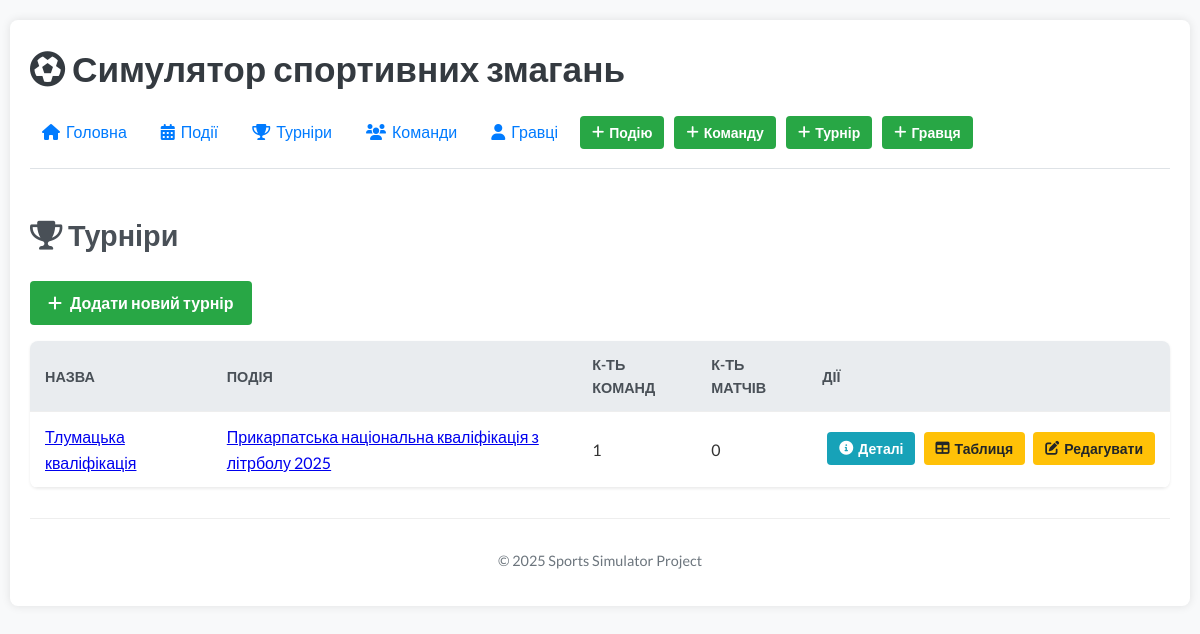
Page /simulator/tournaments/ on the earlier database version.
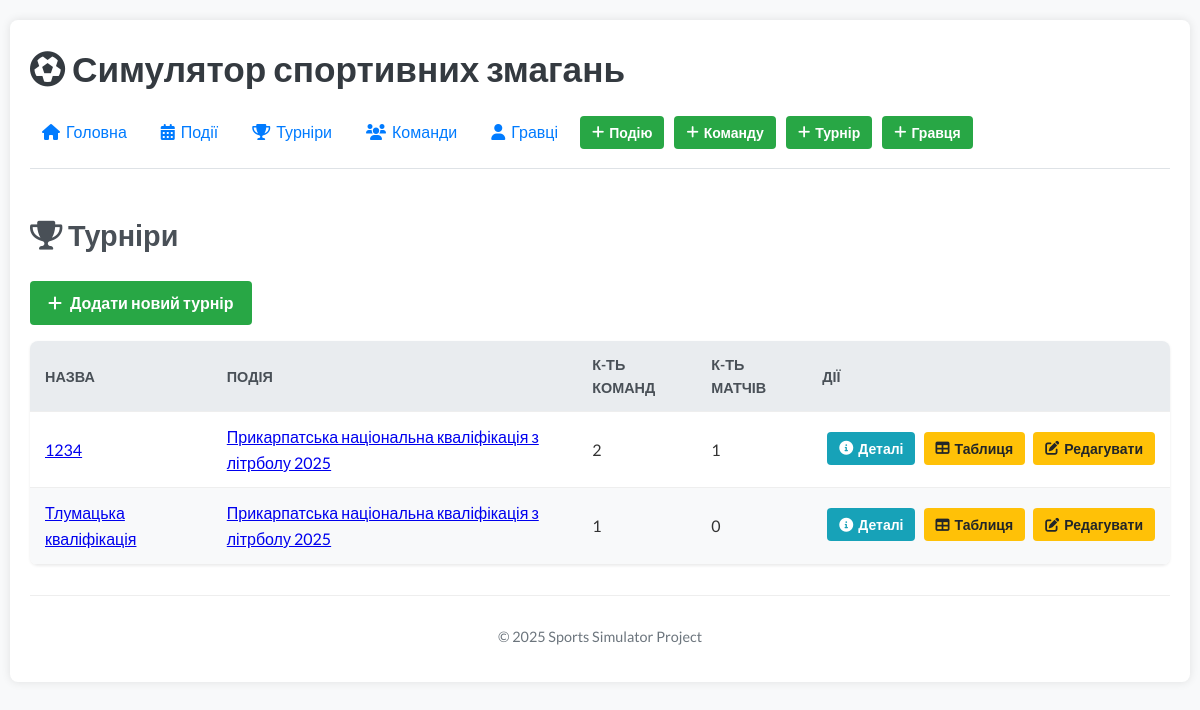
Same page on the later database version.
### simulator/models.py (models this page shows, shortened)
class BaseUUIDModel(models.Model):
    id = models.UUIDField(primary_key=True, default=uuid.uuid4, editable=False)
    class Meta:
        abstract = True

class Tournament(BaseUUIDModel):
    STATUS_PLANNED = 'planned'
    STATUS_ONGOING = 'ongoing'
    STATUS_FINISHED = 'finished'
    STATUS_CANCELLED = 'cancelled'
    STATUS_CHOICES = [
        (STATUS_PLANNED, 'Заплановано'),
        (STATUS_ONGOING, 'Триває'),
        (STATUS_FINISHED, 'Завершено'),
        (STATUS_CANCELLED, 'Скасовано'),
    ]
    name = models.CharField(max_length=255, verbose_name="Назва турніру")
    teams = models.ManyToManyField('Team', blank=True, related_name='tournaments', verbose_name="Команди-учасниці")
    standings = models.JSONField(
        default=dict, blank=True, verbose_name="Турнірна таблиця (авто)",
        help_text="Розраховується автоматично. Не редагуйте вручну."
    )
    event = models.ForeignKey(Event, on_delete=models.CASCADE, null=True, blank=True, related_name='tournaments', verbose_name="Подія")
    status = models.CharField(
        max_length=20,
        choices=STATUS_CHOICES,
        default=STATUS_PLANNED,
        verbose_name="Статус турніру"
    )
    winner = models.ForeignKey(
        'Team',
        on_delete=models.SET_NULL,
        null=True, blank=True,
        related_name='won_tournaments',
        verbose_name="Переможець турніру"
    )
    final_standings = models.JSONField(
        default=dict, blank=True, verbose_name="Фінальна таблиця (офіційна)",
        help_text="Ви можете скопіювати дані з автоматичної таблиці сюди і відредагувати вручну. Зберігайте валідну JSON структуру."
    )
    class Meta:
        verbose_name = "Турнір"
        verbose_name_plural = "Турніри"
        ordering = ['name']

class Event(BaseUUIDModel):
    STATUS_PLANNED = 'planned'
    STATUS_ONGOING = 'ongoing'
    STATUS_FINISHED = 'finished'
    STATUS_CANCELLED = 'cancelled'
    STATUS_CHOICES = [
        (STATUS_PLANNED, 'Заплановано'),
        (STATUS_ONGOING, 'Триває'),
        (STATUS_FINISHED, 'Завершено'),
        (STATUS_CANCELLED, 'Скасовано'),
    ]
    name = models.CharField(max_length=255, verbose_name="Назва події")
    location = models.CharField(max_length=255, blank=True, null=True, verbose_name="Місце проведення")
    start_date = models.DateField(verbose_name="Дата початку")
    end_date = models.DateField(verbose_name="Дата кінця")
    teams = models.ManyToManyField('Team', blank=True, related_name='events', verbose_name="Команди-учасниці")
    status = models.CharField(
        max_length=20,
        choices=STATUS_CHOICES,
        default=STATUS_PLANNED,
        verbose_name="Статус події"
    )
    results_summary = models.TextField(
        blank=True, null=True, verbose_name="Опис результатів події"
    )
    class Meta:
        verbose_name = "Подія"
        verbose_name_plural = "Події"
        ordering = ['start_date', 'name']

### simulator/views.py (the view)
# urls.py: path('tournaments/', views.tournament_list, name='tournament_list'),
def tournament_list(request):
    tournaments = Tournament.objects.select_related('event').prefetch_related('teams', 'matches').order_by('name')
    return render(request, 'simulator/tournament_list.html', {'tournaments': tournaments})

### simulator/templates/simulator/tournament_list.html (shortened to what this page needs)
{% extends 'simulator/base.html' %}
{% block content %}
<h2><i class="fas fa-trophy"></i> Турніри</h2>
<a href="{% url 'simulator:tournament_create' %}" class="btn btn-success mb-3"><i class="fas fa-plus"></i> Додати новий турнір</a>
{% if tournaments %}
    <table>
        <thead>
            <tr>
                <th>Назва</th>
                <th>Подія</th>
                <th>К-ть команд</th>
                <th>К-ть матчів</th>
                <th>Дії</th>
            </tr>
        </thead>
        <tbody>
            {% for tournament in tournaments %}
            <tr>
                <td><a href="{% url 'simulator:tournament_detail' tournament.id %}">{{ tournament.name }}</a></td>
                <td>{% if tournament.event %}<a href="{% url 'simulator:event_detail' tournament.event.id %}">{{ tournament.event.name }}</a>{% else %}N/A{% endif %}</td>
                <td>{{ tournament.teams.count }}</td>
                <td>{{ tournament.matches.count }}</td>
                <td>
                    <a href="{% url 'simulator:tournament_detail' tournament.id %}" class="btn btn-small btn-info"><i class="fas fa-info-circle"></i> Деталі</a>
                    <a href="{% url 'simulator:tournament_standings' tournament.id %}" class="btn btn-small btn-warning"><i class="fas fa-table"></i> Таблиця</a>
                    <a href="{% url 'simulator:tournament_update' tournament.id %}" class="btn btn-small btn-warning"><i class="fas fa-edit"></i> Редагувати</a>
                </td>
            </tr>
            {% endfor %}
        </tbody>
    </table>
{% else %}
    <p>Ще немає жодного турніру.</p>
{% endif %}
{% endblock %}

Differences in the rows shown:
added Tournament: name "1234", event.name "Прикарпатська національна кваліфікація з літрболу 2025", teams.count "2", matches.count "1"
